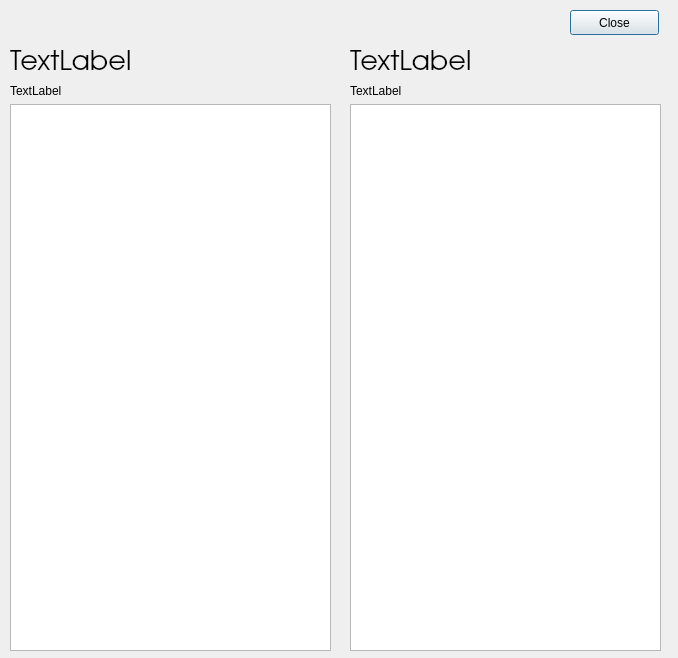
<?xml version="1.0" encoding="UTF-8"?>
<ui version="4.0">
 <class>DifferenceWindow</class>
 <widget class="QDialog" name="DifferenceWindow">
  <property name="geometry">
   <rect>
    <x>0</x>
    <y>0</y>
    <width>678</width>
    <height>658</height>
   </rect>
  </property>
  <property name="windowTitle">
   <string>Most Similar Files</string>
  </property>
  <widget class="QWidget" name="verticalLayoutWidget">
   <property name="geometry">
    <rect>
     <x>10</x>
     <y>50</y>
     <width>321</width>
     <height>601</height>
    </rect>
   </property>
   <layout class="QVBoxLayout" name="verticalLayout">
    <item>
     <widget class="QLabel" name="project1Name">
      <property name="font">
       <font>
        <family>URW Gothic L</family>
        <pointsize>20</pointsize>
       </font>
      </property>
      <property name="text">
       <string>TextLabel</string>
      </property>
     </widget>
    </item>
    <item>
     <widget class="QLabel" name="file1Name">
      <property name="text">
       <string>TextLabel</string>
      </property>
     </widget>
    </item>
    <item>
     <widget class="QTextEdit" name="textEdit"/>
    </item>
   </layout>
  </widget>
  <widget class="QWidget" name="verticalLayoutWidget_2">
   <property name="geometry">
    <rect>
     <x>350</x>
     <y>50</y>
     <width>311</width>
     <height>601</height>
    </rect>
   </property>
   <layout class="QVBoxLayout" name="verticalLayout_2">
    <item>
     <widget class="QLabel" name="project2Name">
      <property name="font">
       <font>
        <family>URW Gothic L</family>
        <pointsize>20</pointsize>
       </font>
      </property>
      <property name="text">
       <string>TextLabel</string>
      </property>
     </widget>
    </item>
    <item>
     <widget class="QLabel" name="file2Name">
      <property name="text">
       <string>TextLabel</string>
      </property>
     </widget>
    </item>
    <item>
     <widget class="QTextEdit" name="textEdit_2"/>
    </item>
   </layout>
  </widget>
  <widget class="QPushButton" name="pushButton">
   <property name="geometry">
    <rect>
     <x>570</x>
     <y>10</y>
     <width>89</width>
     <height>25</height>
    </rect>
   </property>
   <property name="text">
    <string>Close</string>
   </property>
  </widget>
 </widget>
 <resources/>
 <connections/>
</ui>
